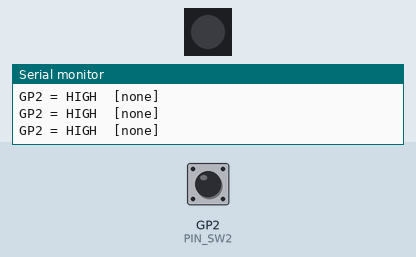
The program below on a simulated Raspberry Pi Pico. Parts: 1 RGB LEDs in strip order, left to right, the last lines printed to the serial monitor. The test bench sets the inputs (shaded band); at power-on: GP2 (PIN_SW2) HIGH. Dim RGB values are drawn brighter than linear.

Above: at 2.1 s.
2.2 s: GP2 (PIN_SW2) pulled LOW for 0.15 s
At 2.3 s:
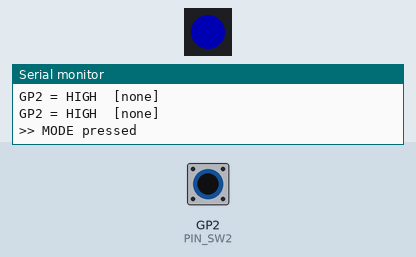
3.8 s: GP2 (PIN_SW2) pulled LOW for 1 s
At 5.6 s:
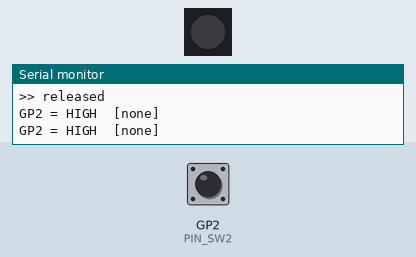
6.3 s: GP2 (PIN_SW2) pulled LOW for 3.2 s
At 6.7 s:
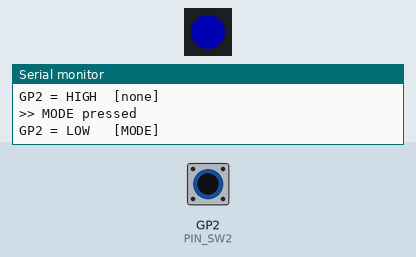
Timing chart, 0 to 11.0 s (numbered marks = the images above; inputs shaded):
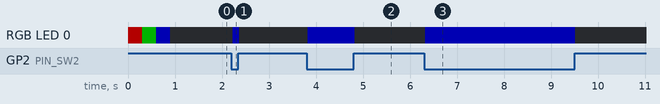

Measured:
- after the input at 2.2 s, RGB LED 0: off → RGB(0, 0, 60) at once, → off 0.14 s later
- after the input at 3.8 s, RGB LED 0: off → RGB(0, 0, 60) at once, → off 1.0 s later
- after the input at 6.3 s, RGB LED 0: off → RGB(0, 0, 60) at once, → off 3.2 s later

The program:

main.cpp
```cpp
#include <Arduino.h>
#include <Adafruit_NeoPixel.h>

constexpr int PIN_SW2 = 2;
constexpr int PIN_RGB_LED = 29;

constexpr int STABLE_READS = 3;
constexpr uint32_t LOOP_INTERVAL_MS = 10;
constexpr uint32_t PRINT_INTERVAL_MS = 500;

Adafruit_NeoPixel led(1, PIN_RGB_LED, NEO_GRB + NEO_KHZ800);

void showPressed(bool pressed) {
    led.setPixelColor(0, pressed ? led.Color(0, 0, 255) : 0);
    led.show();
}

void setup() {
    Serial.begin(115200);
    pinMode(PIN_SW2, INPUT_PULLUP);
    led.begin();
    led.setBrightness(60);

    const uint32_t selfTestColors[] = {led.Color(255, 0, 0), led.Color(0, 255, 0), led.Color(0, 0, 255)};
    for (uint32_t color : selfTestColors) {
        led.setPixelColor(0, color);
        led.show();
        delay(300);
    }
    showPressed(false);
}

void loop() {
    static bool stable = false;
    static bool candidate = false;
    static int candidateCount = 0;
    static uint32_t lastPrint = 0;

    bool pressed = digitalRead(PIN_SW2) == LOW;

    if (pressed == candidate) {
        if (candidateCount < STABLE_READS) candidateCount++;
    } else {
        candidate = pressed;
        candidateCount = 1;
    }

    if (candidateCount >= STABLE_READS && candidate != stable) {
        stable = candidate;
        showPressed(stable);
        Serial.println(stable ? ">> MODE pressed" : ">> released");
    }

    if (millis() - lastPrint >= PRINT_INTERVAL_MS) {
        lastPrint = millis();
        Serial.printf("GP%d = %s  [%s]\n", PIN_SW2, digitalRead(PIN_SW2) ? "HIGH" : "LOW ",
                      stable ? "MODE" : "none");
    }

    delay(LOOP_INTERVAL_MS);
}
```
